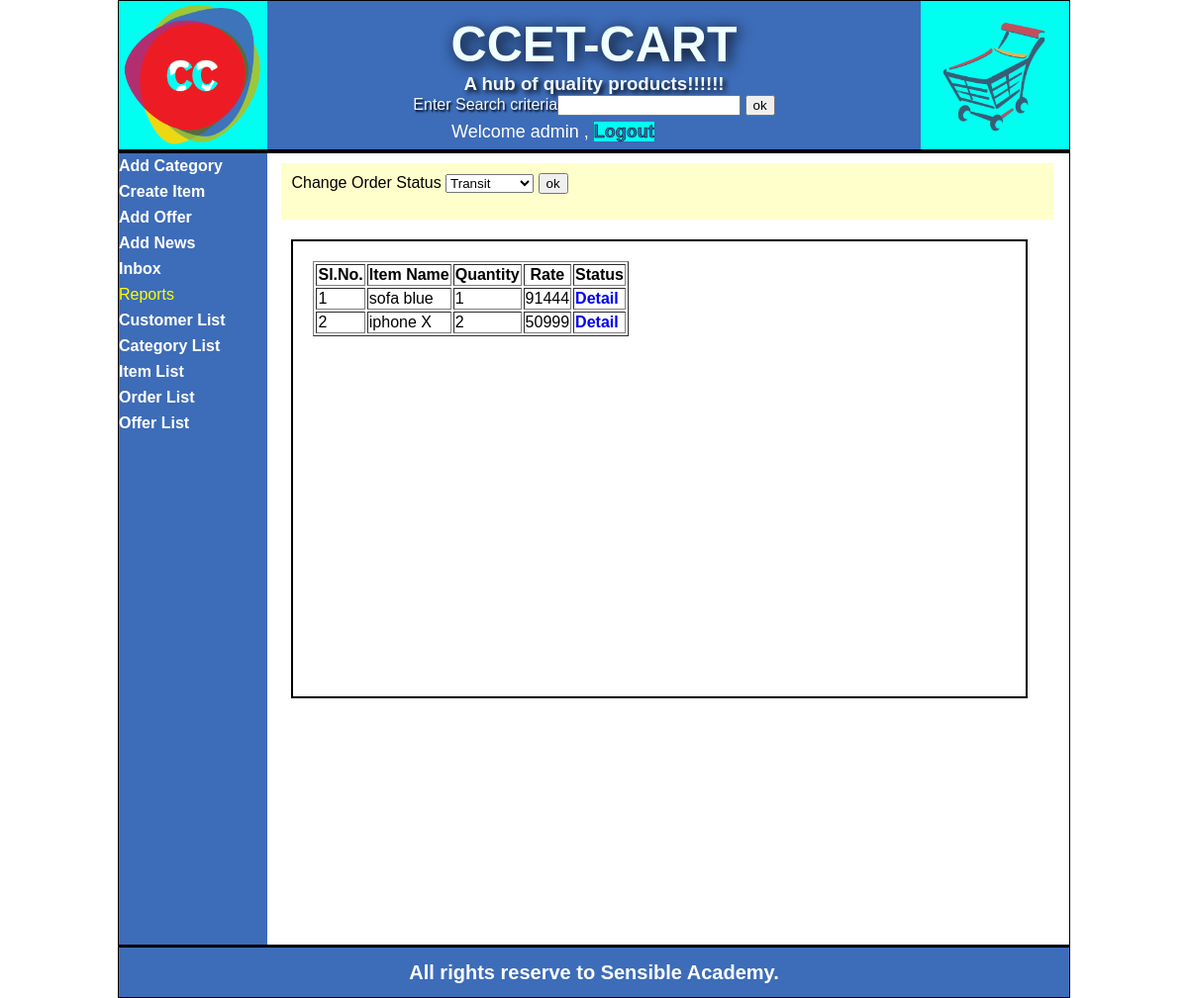
/displayOrderDetailForAdmin.php?id=3 (signed in), run on the app's committed database.
### tables this page shows
CREATE TABLE IF NOT EXISTS `order_detail` (
  `order_detail_id` int(11) NOT NULL AUTO_INCREMENT,
  `item_id` int(11) NOT NULL,
  `item_quantity` int(11) NOT NULL,
  `item_rate` float NOT NULL,
  `order_ref_id` int(11) NOT NULL,
  PRIMARY KEY (`order_detail_id`)
);

CREATE TABLE IF NOT EXISTS `item_info` (
  `item_id` int(11) NOT NULL AUTO_INCREMENT,
  `item_name` varchar(30) NOT NULL,
  `item_detail` text NOT NULL,
  `image_path` text NOT NULL,
  `parent_category` int(11) NOT NULL,
  `item_rate` float NOT NULL,
  `item_discount` float NOT NULL,
  `reg_date` date NOT NULL,
  PRIMARY KEY (`item_id`)
);

### displayOrderDetailForAdmin.php (the view, shortened to what this page needs)
<?php @session_start();
  if(isset($_SESSION["uname"]) && $_SESSION["utype"]=="admin")
  {
  include("header.php");
?>
<div id="content">
<div id="adminArea">
<div id="leftAdminArea">
<?php
  include("adminMenu.php");
?>
</div>
<?php
$id=$_REQUEST["id"];
?>
<div id="rightAdminArea">
<div id='orderStatus'>
    <form method='get' action='updateOrderStatus.php'>
    Change Order Status
    <select name='cmbOrderStatus'>
    <option>Transit</option>
    </select>
    <input type='submit' value='ok'>
    </form>
</div>
<?php
include("dbconnect.php");
$rsOrder=mysqli_query($con,"select * from order_detail,item_info
where order_detail.item_id=item_info.item_id
and order_ref_id='$id'");
echo("<div id='mylist'>");
       echo("<table border='1'");
       echo("<tr>");
       echo("<th>Sl.No.</th>");
       echo("<th>Item Name</th>");
       echo("<th>Quantity</th>");
       echo("<th>Rate</th>");
       echo("<th>Status</th>");
       $cnt=0;
       while($row=mysqli_fetch_array($rsOrder))
       {
           $cnt++;
           $id=$row["order_detail_id"];
           echo("<tr>");
             echo("<td>");
               echo($cnt);
             echo("</td>");
             echo("<td>");
               echo($row["item_name"]);
             echo("</td>");
             echo("<td>");
               echo($row["item_quantity"]);
             echo("</td>");
             echo("<td>");
               echo($row["item_rate"]);
             echo("</td>");
             echo("<td>");
               echo("<a href='displayOrderDetailForAdmin.php?id=$id'>Detail</a>");
             echo("</td>");
           echo("</tr>");
       }
echo("</table>");
echo("</div>");
?>
</div>
</div>
</div>
<?php
  include("footer.php");
  }
  else
  {
      header("location:loginForm.php");
  }
?>

### mystyle.css (style rules this page uses)
body { margin: 0px; padding: 0px; font-family: Verdana, Geneva, Tahoma, sans-serif; }
a { text-decoration: none; font-weight: bold; }
#content { min-height: 450px; }
#adminArea { height:auto; border-bottom:3px solid black; border-top:3px solid black; }
#leftAdminArea { width:150px; min-height:100%; background-color: #3d6cb9; display:inline-block; vertical-align:top; }
#rightAdminArea { width:800px; height:auto; display:inline-block; vertical-align:top; }
#myList { margin: 20px; padding: 20px; border: 2px solid black; width: 700px; height: 420px; overflow: scroll; }

### displayOrderDetailForAdmin.php (style rules this page uses)
#orderStatus { width:95%; margin: 10px; padding: 10px; background-color: #FFC; }

### data on the page
order_detail: item.item_name "sofa blue", item_quantity "1", item.item_rate "91444"
order_detail: item.item_name "iphone X", item_quantity "2", item.item_rate "50999"

### other printed values
$_SESSION["uname"] "admin"
